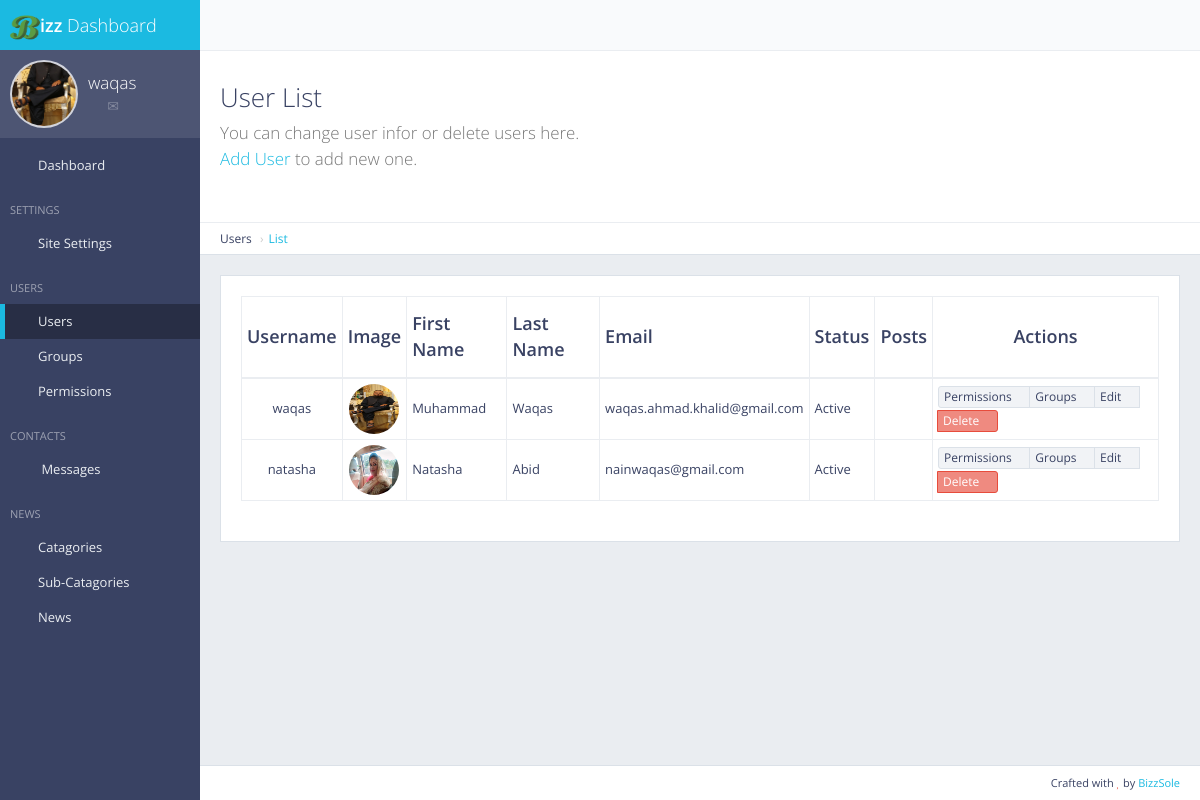
The app's page /panel/users/list (signed in), older data.
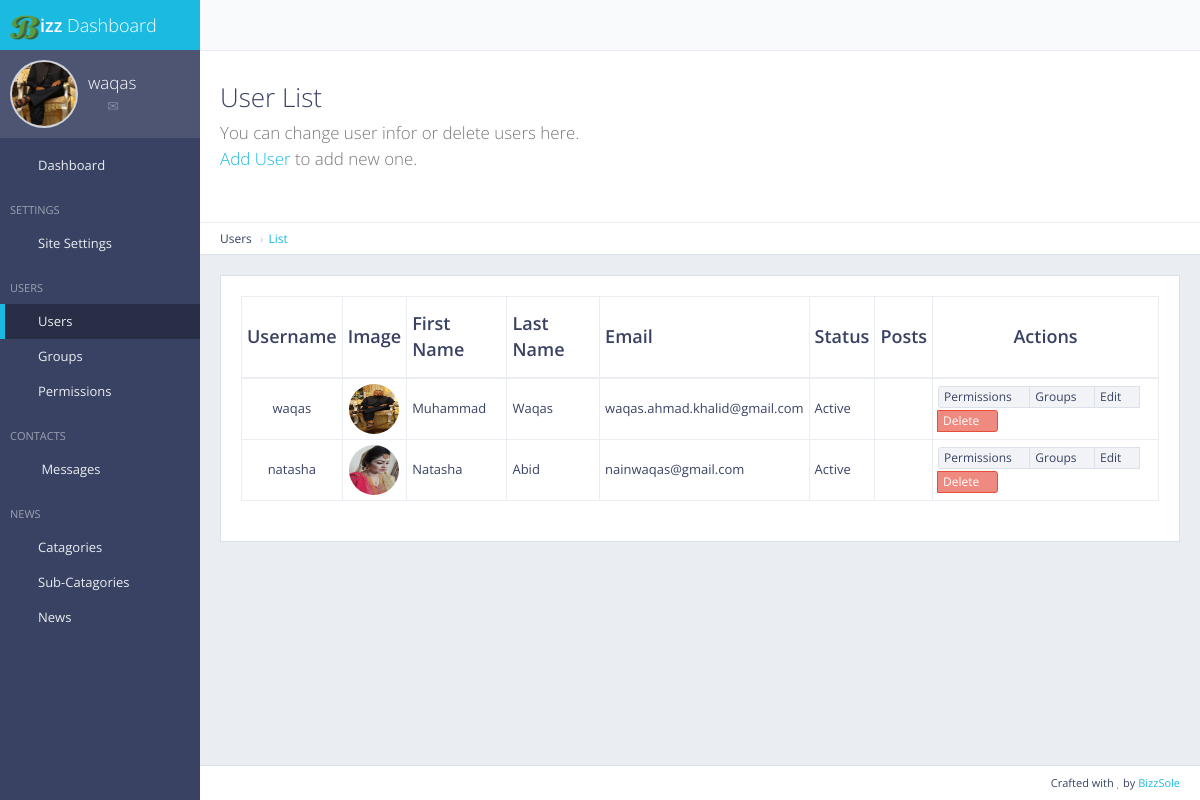
The same page, newer data.
### usermanager/models.py (models this page shows, shortened)
class Usermanager(models.Model):
    class Userstatus(models.TextChoices):
        Active = 'Active'
        Inactive = 'Inactive'
    username = models.CharField(max_length=50)
    user_firstname = models.CharField(max_length=30)
    user_lastname = models.CharField(max_length=30)
    user_email = models.EmailField()
    user_contact = models.CharField(max_length=50)
    user_biography = models.TextField()
    user_address = models.TextField()
    user_doj = models.DateTimeField(default=datetime.now)
    user_image = models.ImageField(upload_to='pics', default='media/pics/avatar.jpg')
    user_status = models.CharField(max_length=8, choices=Userstatus.choices, default=Userstatus.Active)
    user_posts = models.IntegerField(default=0)

### usermanager/views.py (the view)
# urls.py: path('panel/users/list', views.user_list, name='user_list'),
def user_list(request):
    permission = access_permission(request,'user_view')
    if permission == -1: return redirect('mylogin')
    if permission == 0: return error(request, 'access_denied', 'Access Denied')
    usermanager = Usermanager.objects.all()
    return render(request, 'user_list.html',{
        'usermanager':usermanager,
        'user_name':request.user.username,
        'site_name':site_name,
        'site_icon':site_icon,
        'site_logo':site_logo,
        'activeuser':Usermanager.objects.filter(username=request.user.username)
    })

### bizzsole/bizzfunc.py (called while the page is built)
def access_permission(request, code_name=None, user_only_data=False):
    permission = 0
    if not request.user.is_authenticated:
        permission = -1
        return permission
    for i in request.user.groups.all():
        if i.name == 'Super User' or i.pk == 1 : permission = 1
    if permission == 0:
        perm = request.user.get_all_permissions()
        for i in perm:
            if i == code_name: permission = 1
            if i == code_name + '_user_only': permission = 2
    return permission

### main/templatetags/access_permission.py (called while the page is built)
@register.filter(name='has_group')
def has_group(user, group_name):
    return user.groups.filter(name=group_name).exists()

### templates/user_list.html (shortened to what this page needs)
{% extends 'panelmaster.html' %}
{% load static %}
{% block mainblock %}
<div class="content-header">
    <div class="header-section">
        <h1>
            <i class="fa fa-table"></i>User List<br><small>You can change user infor or delete users here.<p><a href="#">Add User</a> to add new one.</p></small>
        </h1>
    </div>
</div>
<ul class="breadcrumb breadcrumb-top">
    <li>Users</li>
    <li><a href="">List</a></li>
</ul>
<div class="block full">
    <div class="table-responsive">
        <table id="example-datatable" class="table table-vcenter table-condensed table-bordered">
            <thead>
                <tr>
                    <th class="text-center">Username</th>
                    <th class="text-center">Image</th>
                    <th>First Name</th>
                    <th>Last Name</th>
                    <th>Email</th>
                    <th>Status</th>
                    <th>Posts</th>
                    <th class="text-center">Actions</th>
                </tr>
            </thead>
            <tbody>
                {% for usermanager in usermanager %}
                <tr>
                    <td class="text-center">{{usermanager.username}}</td>
                    <td class="text-center"><img style="display: inline-block; width: 50px; height: 50px" src="{{usermanager.user_image.url}}" alt="User Image" class="img-circle"></td>
                    <td>{{usermanager.user_firstname}}</td>
                    <td>{{usermanager.user_lastname}}</td>
                    <td>{{usermanager.user_email}}</td>
                    <td>{{usermanager.user_status}}</td>
                    <td></td>
                    <td class="text-center">
                        <div class="btn-group">
                            <a href="{% url 'user_addpermission' pk=usermanager.pk %}" data-toggle="tooltip" title="Permissions" class="btn btn-xs btn-default">Permissions <i class="fa fa-low-vision"></i></a>
                            <a href="{% url 'user_addgroup' pk=usermanager.pk %}" data-toggle="tooltip" title="Groups" class="btn btn-xs btn-default">Groups <i class="fa fa-users"></i></a>
                            <a href="{% url 'user_edit' pk=usermanager.pk %}" data-toggle="tooltip" title="Edit" class="btn btn-xs btn-default">Edit <i class="fa fa-pencil"></i></a>
                            <a href="{% url 'user_delete' pk=usermanager.pk %}" data-toggle="tooltip" title="Delete" class="btn btn-xs btn-danger">Delete <i class="fa fa-times"></i></a>
                        </div>
                    </td>
                </tr>
                {% endfor %}
            </tbody>
        </table>
    </div>
</div>
{% endblock %}

Row changes from the older to the newer data that the page shows:
changed Usermanager "natasha": user_image: a different picture
